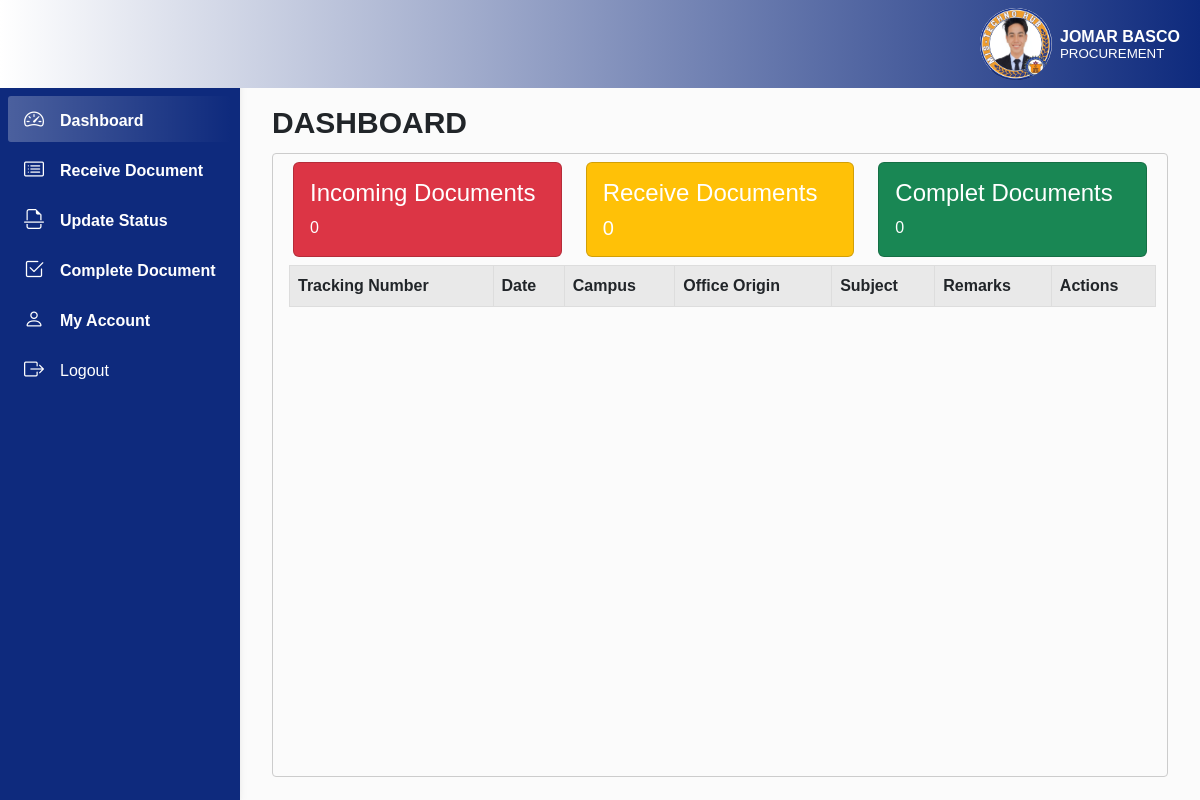
Screenshot of /procurement/dashboard.php (signed in) with the database file from the repository.
### tables this page shows
CREATE TABLE `tbl_users` (
  `ID` int DEFAULT NULL,
  `UserName` text,
  `Password` text,
  `Email` text,
  `Position` text,
  `Office` text,
  `Privilege` text,
  `Image` text,
  `Owner` text,
  `Suffix` text,
  `Letter` text,
  `Request` text,
  `Campus` text
);

### procurement/dashboard.php (the view, shortened to what this page needs)
<!DOCTYPE html>
<html lang="en">
<head>
</head>
<body>
<?php
include '../database.php';
?>
<link href="https://cdn.jsdelivr.net/npm/bootstrap@5.3.2/dist/css/bootstrap.min.css" rel="stylesheet">
<link rel="stylesheet" href="https://cdn.jsdelivr.net/npm/bootstrap-icons@1.11.3/font/bootstrap-icons.min.css">
<link href="https://cdnjs.cloudflare.com/ajax/libs/font-awesome/5.15.4/css/all.min.css" rel="stylesheet">
<header>
<?php
$sql = "SELECT * FROM doctrack.tbl_users WHERE Office = 'PROCUREMENT'";
$result = $conn->query($sql);
while ($row = $result->fetch_assoc()) {
    $imagePath = $row['Image'];
    $position = $row['Position'];
    $owner = $row['Owner'];
    echo '<nav id="sidebarMenu" class="collapse d-lg-block sidebar collapse bg-primary text-white">
    <div class="position-sticky">
      <div class="list-group list-group-flush mx-2 mt-3">
        <a href="dashboard"  id="active" class="list-group-item list-group-item-action py-2 ripple bg-primary text-white fw-semibold"
          ><i class="bi bi-speedometer2 me-3"></i><span>Dashboard</span></a>
        <a href="pro" class="list-group-item list-group-item-action py-2 ripple bg-primary text-white fw-semibold" aria-current="true">
          <i class="bi bi-card-list me-3"></i><span>Receive Document</span></a>
        <a href="update" class="list-group-item list-group-item-action py-2 ripple bg-primary text-white fw-semibold"
        ><i class="bi bi-file-earmark-break me-3 text-white"></i><span>Update Status</span></a>
        <a href="release" class="list-group-item list-group-item-action py-2 ripple bg-primary text-white fw-semibold">
          <i class="bi bi-check2-square me-3 text-white"></i><span>Complete Document</span></a>
          <a href="propass"  class="list-group-item list-group-item-action py-2 ripple bg-primary text-white fw-semibold"
          ><i class="bi bi-person me-3 text-white"></i><span>My Account</span></a>
          <a href="../logout" class="list-group-item list-group-item-action py-2 ripple bg-primary text-white"
          ><i class="bi bi-box-arrow-right me-3 text-white"></i><span>Logout</span></a>
      <div class="nav-item order-2 order-lg-1 d-none d-lg-block">
      </div>
      </div>
  </div>
  </nav>
        <nav id="main-navbar" class="navbar navbar-expand-lg navbar-light bg-warning fixed-top">
            <div class="container-fluid">
            <ul class="navbar-nav ms-auto d-flex flex-row align-items-center">
                <div class="d-flex align-items-center">
                src="' . $imagePath .'"
                    <img src="../file/logos.png" class=" rounded-circle"
                    style="height: 9vh; position: absolute;"/>
                    <div class="d-flex flex-column mx-2">
                        <p class="text-white fw-semibold mb-0">
                            '.$owner.'
                        </p>
                        <span class="text-white" style="font-size: smaller; margin-top: -5px;">'.$position.'</span>
                    </div>
                </div>
            </ul>
            </div>
        </nav>
    </header>
    <main>';
    echo'<div class="mx-4 px-2 pb-2">
    <div class="title">
        <div class="title-sub fw-bold">DASHBOARD</div>
    </div>
    <div class="table-container mt-2">
    <div class="row mx-2 my-2">
        <div class="col">
            <div class="card text-start bg-danger text-white">
                <div class="card-body">
                    <h4 class="card-title">Incoming Documents</h4>';
                    $queryload = "SELECT COUNT(*) as count FROM tbl_inout WHERE Channel = 'PROCUREMENT' AND DocStatus = '-' AND DocInOut = 'IN'";
                $result = mysqli_query($conn, $queryload);
                    if ($result) {
                        $row = mysqli_fetch_assoc($result);
                        $count = $row['count'];
                    }
                    echo ''.$count.'</h5>
                </div>
            </div>
        </div>
        <div class="col">
            <div class="card text-start bg-warning text-white">
                <div class="card-body">
                    <h4 class="card-title">Receive Documents</h4>
                    <h5 class="card-text">';
                    $queryload = "SELECT COUNT(*) as count FROM tbl_inout WHERE Channel = 'PROCUREMENT' AND DocStatus = 'RECEIVED' AND DocInOut = 'IN'";
                    $result = mysqli_query($conn, $queryload);
                    if ($result) {
                        $row = mysqli_fetch_assoc($result);
                        $count = $row['count'];
                    }
                    echo ''.$count.'</h5>
                </div>
            </div>
        </div>
        <div class="col">
            <div class="card text-start bg-success text-white">
                <div class="card-body">
                    <h4 class="card-title">Complet Documents</h4>';
                    $queryload = "SELECT COUNT(*) as count FROM tbl_inout WHERE Channel = 'PROCUREMENT' AND DocStatus = 'COMPLETED    ' AND DocInOut = 'OUT'";
                    $result = mysqli_query($conn, $queryload);
                    if ($result) {
                        $row = mysqli_fetch_assoc($result);
                        $count = $row['count'];
                    }
                    echo ''.$count.'</h5>
                </div>
            </div>
        </div>
    </div>
    <table class="ms-3">
    ';
    $query = "SELECT * FROM tbl_inout WHERE Channel = 'PROCUREMENT'and DocInOut='IN' and DocStatus='RECEIVED' ORDER BY CDate DESC";
    $result = $conn->query($query);
    echo '
        <thead>
        <tr>
        <TR>
        <TH>Tracking Number</TH>
        <TH>Date</TH>
        <TH>Campus</TH>
        <TH>Office Origin</TH>
        <TH>Subject</TH>
        <TH>Remarks</TH>
        <TH>Actions</TH>
        </tr>
        </thead>';
}
?>
</body>
</html>

### procurement/dashboard.php (style rules this page uses)
body { background-color: #fbfbfb; }
@media (min-width: 991.98px) { main { padding-left: 240px; } }
.navbar { background: linear-gradient(to left, #0E2A7D, white) !important; }
.sidebar { position: fixed; top: 0; bottom: 0; left: 0; padding: 10vh 0 0; box-shadow: 0 2px 5px 0 rgb(0 0 0 / 5%), 0 2px 10px 0 rgb(0 0 0 / 5%); width: 240px; z-index: 600; }
#sidebarMenu { background-color:#0E2A7D !important; }
#sidebarMenu a { background-color:#0E2A7D !important; margin-bottom: .5vh; border-bottom: none; }
.mx-4 { margin-top:12.5vh; }
#active { background: linear-gradient(to right, rgba(255, 255, 255, 0.253), rgba(255, 255, 255, 0)); border-radius: 3px 3px 3px 3px; }
#sidebarMenu i { font-size: 20px; }
.table-container { height: 78vh; overflow-y: auto; border: 1px solid #ccc; border-radius: 4px; }
table { width: 97%; border-collapse: collapse; }
table, th, td { border: 1px solid #ddd; }
th, td { padding: 8px; text-align: left; }
th { background-color: #e9e9e9; position: sticky; top: 0; }
.title { display: flex; justify-content: space-between; }
.title-sub { font-size: 30px; }
* { overflow: hidden; }
* { font-family: arial; }

### rows the page displays
tbl_users: Owner "JOMAR BASCO", Position "PROCUREMENT", count "0"
